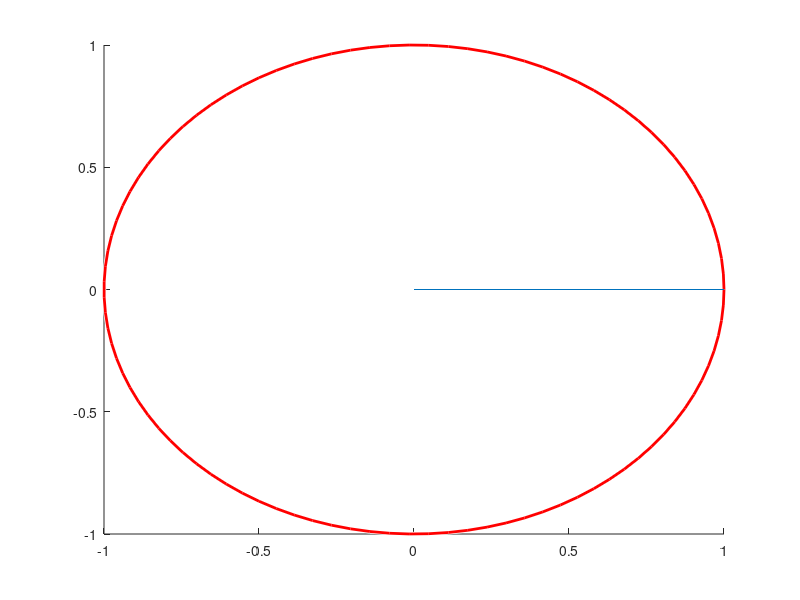

The MATLAB source for this figure: (Note: this script raises an error after producing the figure.)
clear
clf

%define state
m_1 = 1; 
m_2 = 1; 
l_1 = 0.5; 
l_2 = 0.5;
total_t = 1.2;
t_wait = 0.1;
t_init = 0;
tspan = [t_init t_init+t_wait];
y0 = [pi/2 pi/2 0 0];
error = [0 0 0 0];     

moment_1 = 3/(m_1*l_1^2);
moment_2 = 3/(m_2*l_2^2);
y_forced =[0;0]; 
round = 1;

axis_l = l_1+l_2;
axis([-axis_l axis_l -axis_l axis_l])

%circle radius that can be clicked
center = [0, 0];
radius = l_1+l_2;
viscircles(center, radius);


x1 = [0 l_1*sin(y0(1))]; %x-coordinates for first pendulum
y1 = [0 -l_1*cos(y0(1))]; %y-coordinates for first pendulum
x2 = [l_1*sin(y0(1)) l_1*sin(y0(1))+l_2*sin(y0(2))];
y2 = [-l_1*cos(y0(1)) -l_1*cos(y0(1))-l_2*cos(y0(2))];
p1 = line(x1, y1);
p2 = line(x2, y2);

mv = 1;
num_ens = 100; %number of controllers to test

pos_ens = zeros(2, num_ens); % 'y' estimated position
t_ens = zeros(num_ens, 1);


%while loop should run without resetting goal until error (distance between
%goal and actual position) is minimized to value = 0.01
while(1)
    
    if ( rem(round, 150) == 1 || norm(mean(error, 2)) < 0.01)
        round = 1;
        %user-input/goal
        [x_g, y_g] = ginput(1);
        goal_pos = [x_g; y_g];
        %control
        mv = 1;
        % 'x' control input
    end
    %round = round + 1;
    
    %creating ensemble of controllers
    %tic 
    %tstart = tic;
    u_ens = repmat(y_forced, 1, num_ens)+mv*randn(2, num_ens); 
    for index = (1:num_ens)
        u_forced = [u_ens(1,index);u_ens(2, index)];
        [~, y] = ode45(@(t, y) odefcn(y,l_1, l_2, m_1, m_2,u_forced), [0 0.05], y0);%position the pendulum would be with given control
        %y(:,1:2) = atan2(sin(y(:,1:2)),cos(y(:,1:2)));
        yend = y(end, :); %final position in theta
        x_pos = l_1*sin(yend(1))+l_2*sin(yend(2));
        y_pos = -l_1*cos(yend(1))-l_2*cos(yend(2));
%         dist = sqrt((x_pos-x_g).^2+(y_pos-y_g).^2);
%         t_i = find(min(dist));    
%         t_ens(i) = t_i; for changine time, try later
        pos_ens(:, index) = [x_pos, y_pos];
    end
    %t_for = toc(tstart)
    hold off
    v_control = zeros(2, num_ens);
    con_ens = [v_control;u_ens];
    %Remember, covariances from difference of var. from mean
    mean_pos = mean(pos_ens, 2);
    mu_pos_ens = pos_ens - mean_pos;
    
    error_ens = goal_pos - pos_ens + 0.05*randn(2,  num_ens); %E (error) = Z - y
    
    %singular value decomposition of mu_pos_ens
    [u_pos, s_pos, v_pos] = svd(mu_pos_ens);
    spr = rank(s_pos); 
    %only first 2 rows of s vector matters
    u_pos = u_pos(:, 1:spr);
    s_pos = s_pos(:, 1:spr);
    v_pos = v_pos(1:spr, 1:spr);
    
    con_ens = con_ens * (eye(num_ens) + mu_pos_ens' * u_pos * ...
        pinv( s_pos.^2 + max(.05^2, min(diag(s_pos)).^2)) * u_pos' * error_ens);
    
    u_ens = con_ens(3:4, :);
    mean_control = median(u_ens, 2);
    mv = diag(std(u_ens,[],2));
    
    
    %Plot
    hold on
    plot(x_g, y_g, 'rx');
    hold off
    plot(pos_ens(1,:), pos_ens(2,:), 'bx'); %predicted locations
    
    y_forced = mean_control;
    [t, y] = ode45(@(t, y) odefcn(y,l_1, l_2, m_1, m_2, y_forced),[0 0.0025], y0);
    num_points = length(y);
    
    t_1 = y(end, 1);
    t_2 = y(end, 2);
    
    theta1 = y(:, 1);
    theta2 = y(:, 2);

    x1 = l_1*sin(theta1); %x-coordinates for first pendulum
    y1 = -l_1*cos(theta1); %y-coordinates for first pendulum
    x2 = x1+l_2*sin(theta2);
    y2 = y1-l_2*cos(theta2);
        pts = [0 0; x1 y1; x2 y2;];
        

    
%     %track
%     hold on
%     plot(pos_ens(1,1),pos_ens(2,1), 'go')
%     plot(pos_ens(1,2),pos_ens(2,2), 'ro')
%     hold off
    
    
    for pt = 1:num_points
        delete(p1);
        delete(p2);
        
        hold on; 
        plot(0, 0, 'bx');
        axis([-axis_l axis_l -axis_l axis_l])
        plot(x_g, y_g, 'rx');
        hold off
        x_1 = [0 x1(pt)];
        y_1 = [0 y1(pt)];
        x_2 = [x1(pt) x2(pt)];
        y_2 = [y1(pt) y2(pt)];
        p1 = line(x_1, y_1);
        p2 = line(x_2, y_2);
        drawnow
    end
    
    y0 = y(end, :);
    x2_f = l_1*sin(y0(1))+l_2*sin(y0(2));
    y2_f = -l_1*cos(y0(1))-l_2*cos(y0(2));
    error = [x2_f, y2_f]' - goal_pos;
    
end
